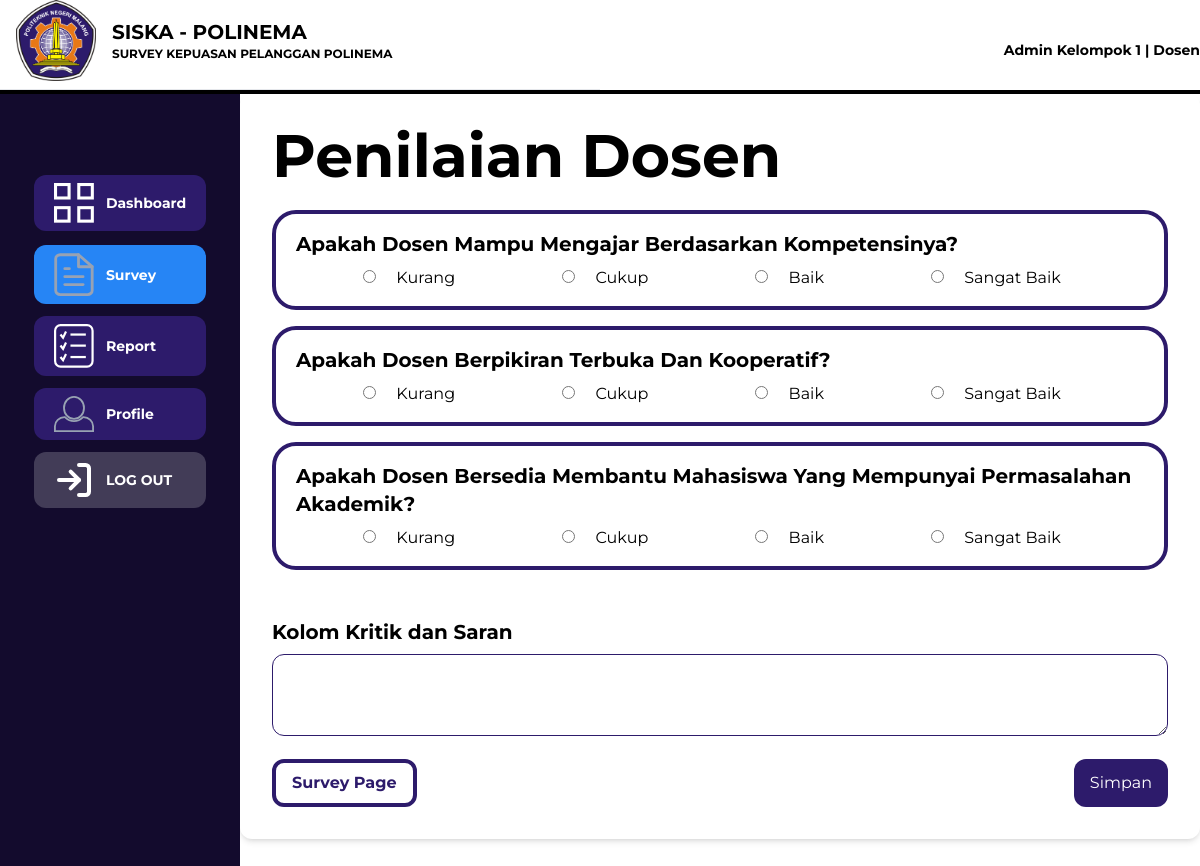
Screenshot of /mahasiswa/penilaianDosen_Mahasiswa.php (signed in) with the database file from the repository.
### tables this page shows
CREATE TABLE `m_survey_soal` (
  `id_soal` int(11) NOT NULL,
  `id_survey` int(11) DEFAULT NULL,
  `id_kategori` int(11) DEFAULT NULL,
  `no_urut` int(11) DEFAULT NULL,
  `soal_jenis` enum('pilihan') DEFAULT NULL,
  `soal_nama` varchar(500) DEFAULT NULL
);

### mahasiswa/penilaianDosen_Mahasiswa.php (the view, shortened to what this page needs)
<?php
include 'koneksi.php';
$sql = "SELECT s.id_soal, s.id_survey id_survey, k.kategori_nama, k.id_kategori id_kategori, soal_nama FROM m_survey_soal s LEFT JOIN m_kategori k ON s.id_kategori = k.id_kategori WHERE s.id_kategori = 2 && s.id_survey = 1;";
$result = mysqli_query($connect,$sql);
?>
<!DOCTYPE html>
<html lang="en">
<script src="https://cdn.tailwindcss.com"></script>
<body>
    <div class="grid grid-cols-2">
        <div class="left relative">
            <div class="flex items-center gap-4 mb-2 ps-4">
                <img src="../aset/lambang-polinema1.png" class="w-20" />
                <div>
                    <h1 class="font-bold text-xl">SISKA - POLINEMA</h1>
                    <p class="text-xs font-bold">SURVEY KEPUASAN PELANGGAN POLINEMA</p>
                </div>
            </div>
        </div>
        <div class="text-sm text-end mt-10">
            <h1><b><?=$_SESSION['nama']?> | <?=$_SESSION['user_type']?></b></h1>
        </div>
        <hr />
    </div>
    <hr class="border-2 border-black" />
    <div class="grid grid-cols-5 h-screen">
        <div class="left bg-[#130B2d] py-20 relative">
            <ul class="grid grid-rows-3 gap-3 text-center text-sm items-center justify-center">
                <li class="px-5 py-2 bg-[#2D1B6B] font-bold text-white rounded-xl">
                    <a class="flex items-center gap-3" href="dashboardMahasiswa.php"><img src="../aset/dashSym.svg" class="w-10" /><span>Dashboard</span></a>
                </li>
                <li class="px-5 py-2 bg-[#2685F5] font-bold text-white rounded-xl">
                    <a class="flex items-center gap-3" href="surveyMahasiswa.php"><img src="../aset/surveySym.svg" class="w-10" /><span>Survey</span></a>
                </li>
                <li class="px-5 py-2 bg-[#2D1B6B] font-bold text-white rounded-xl">
                    <a class="flex items-center gap-3" href="reportMahasiswa.php"><img src="../aset/ReportSym.svg" class="w-10" /><span>Report</span></a>
                </li>
                <li class="px-5 py-2 bg-[#2D1B6B] font-bold text-white rounded-xl">
                    <a class="flex items-center gap-3" href="profileMahasiswa.php"><img src="../aset/profileSym.svg" class="w-10" /><span>Profile</span></a>
                </li>
                <li class="px-5 py-2 bg-[#423C57] font-bold text-white rounded-xl">
                    <a class="flex items-center gap-3" href="../logout.php"><img src="../aset/Logout.svg" class="w-10" /><span>LOG OUT</span></a>
                </li>
            </ul>
        </div>
        <div class="col-span-4">
        <main class="col-span-4">
        <div class="bg-white p-8 rounded-xl shadow-md">
        <h1 class="text-6xl font-bold mb-6">Penilaian Dosen</h1>
        <form action = "submitProses_Mahasiswa.php" method= "post">
            <div class="grid gap-4 col-span-4">
                <?php
                if ($result->num_rows > 0) {
                    while($row = $result->fetch_assoc()) {
                      ?>
                <div class="border rounded-3xl px-5 py-4 border-[#2D1B6B] border-4 w-full">
                    <h2 class="text-xl font-bold mb-2"><?=$row['soal_nama']?></h2>
                    <div class="flex justify-evenly gap-6 w-full">
                    <div>
                        <input type="radio" id="<?=$row['id_kategori'].'1'?>" name="<?=$row['id_soal']?>" value="kurang"  />
                        <label for="<?=$row['id_kategori'].'1'?>" class=" text-black py-2 px-4 rounded-xl">Kurang</label>
                    </div>
                    <div>
                        <input type="radio" id="<?=$row['id_kategori'].'2'?>" name="<?=$row['id_soal']?>" value="cukup" />
                        <label for="<?=$row['id_kategori'].'2'?>" class=" text-black py-2 px-4 rounded-xl">Cukup</label>
                    </div>
                    <div>
                        <input type="radio" id="<?=$row['id_kategori'].'3'?>" name="<?=$row['id_soal']?>" value="baik" />
                        <label for="<?=$row['id_kategori'].'3'?>" class=" text-black py-2 px-4 rounded-xl">Baik</label>
                    </div>
                    <div>
                        <input type="radio" id="<?=$row['id_kategori'].'4'?>" name="<?=$row['id_soal']?>" value="sangat baik" />
                        <label for="<?=$row['id_kategori'].'4'?>" class=" text-black py-2 px-4 rounded-xl">Sangat Baik</label>
                    </div>
                    </div>
                </div>
                <?php
                    }
                  } else {
                    echo "0 results";
                  }
                ?>
            <div class="mt-8">
                <h2 class="text-xl font-bold mb-2">Kolom Kritik dan Saran</h2>
                <textarea class="w-full p-4 rounded-xl border border-[#2D1B6B]" name="saran"></textarea>
            </div>
            <div>
            <div class="flex justify-between w-full">
            <button class="bg-white text-[#2D1B6B] border-[#2D1B6B] py-2 px-4 rounded-xl border-[#2D1B6B] border-4" type="back"><a href="surveyMahasiswa.php"><b>Survey Page</b></a></button>
            <button class="end-content bg-[#2D1B6B] text-white py-2 px-4 rounded-xl" type="submit">Simpan</button>
            </div>
            </div>
        </form>
    </div>
</main>
        </div>
    </div>
</body>
</html>

### mahasiswa/penilaianDosen_Mahasiswa.php (style rules this page uses)
body { font-family: "Montserrat"; font-style: normal; font-weight: 400; }

### rows the page displays
m_survey_soal: soal_nama "Apakah Dosen Mampu Mengajar Berdasarkan Kompetensinya?"
m_survey_soal: soal_nama "Apakah Dosen Berpikiran Terbuka Dan Kooperatif?"
m_survey_soal: soal_nama "Apakah Dosen Bersedia Membantu Mahasiswa Yang Mempunyai Permasalahan Akademik?"

### other values shown
$_SESSION['nama'] "Admin Kelompok 1"
$_SESSION['user_type'] "Dosen"
